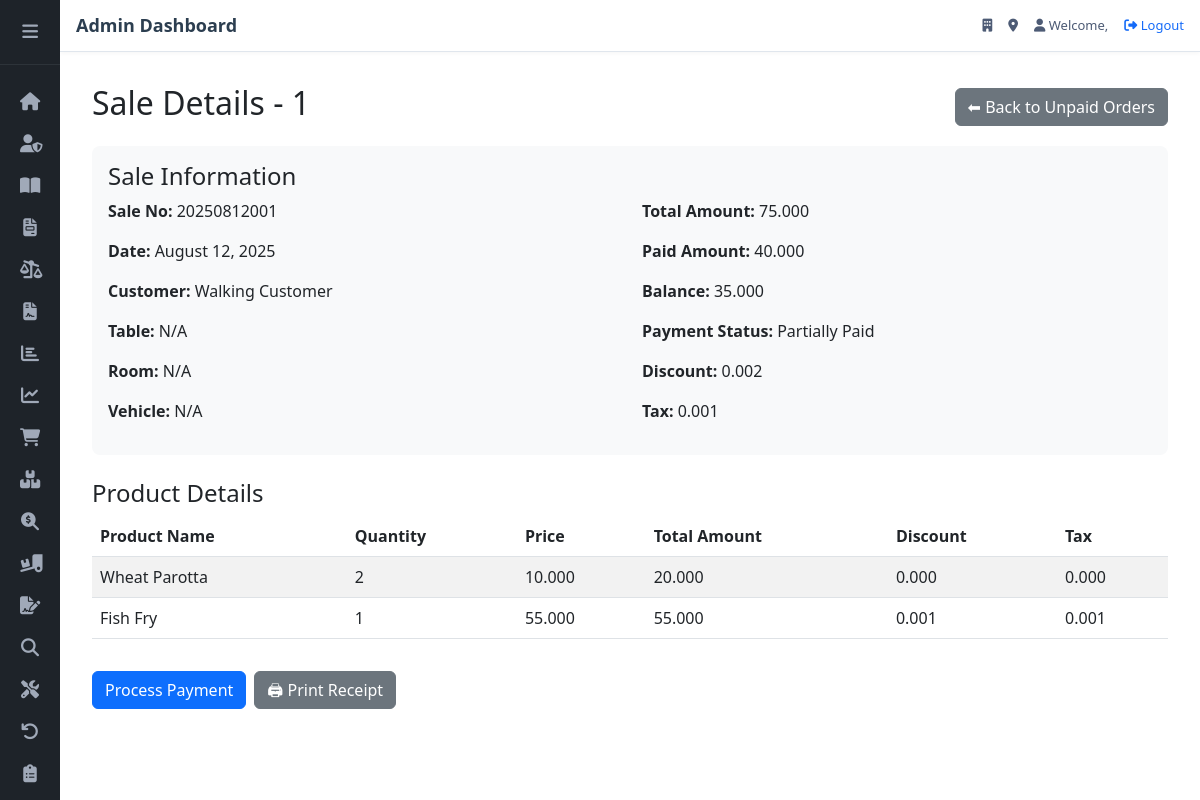
The app's page /sale_detail/182/ (signed in) with its own data.
### pos/models.py (models this page shows, shortened)
class SalesHeader(models.Model):
    sale_id = models.BigAutoField(primary_key=True)
    business_unit = models.ForeignKey('BusinessUnit', on_delete=models.CASCADE, db_column='business_unit_id')
    branch = models.ForeignKey('Branch', on_delete=models.CASCADE, db_column='branch_id', default=0)
    customer = models.ForeignKey('Customer', on_delete=models.CASCADE, db_column='customer_id')
    table = models.ForeignKey('Tables', on_delete=models.SET_NULL, null=True, blank=True, db_column='table_id')
    room = models.ForeignKey('Rooms', on_delete=models.SET_NULL, null=True, blank=True, db_column='room_id')
    vehicle = models.ForeignKey('Vehicle', on_delete=models.SET_NULL, null=True, blank=True, db_column='vehicle_id')
    sale_date = models.DateField(auto_now_add=True, null=False)
    sale_no = models.CharField(max_length=50, default='', null=False)
    total_amount = models.DecimalField(max_digits=22, decimal_places=3, default=0, null=False)
    payment_method = models.CharField(max_length=50, default='', null=False)
    discount_amount = models.DecimalField(max_digits=22, decimal_places=3, default=0, null=False)
    tax = models.DecimalField(max_digits=22, decimal_places=3, default=0, null=False)
    tax_amount = models.DecimalField(max_digits=22, decimal_places=3, default=0, null=False)
    service_type = models.CharField(max_length=50, default='', null=False)
    service_id = models.BigIntegerField(default=0, null=False)
    payment_status = models.CharField(max_length=10, default='Unpaid')
    create_dt = models.DateField(auto_now_add=True, null=False)
    create_tm = models.DateTimeField(auto_now_add=True, null=False)
    create_by = models.CharField(max_length=10, default='', null=False)
    create_remarks = models.CharField(max_length=200, default='', null=False)
    update_dt = models.DateField(default='1900-01-01', null=False)
    update_tm = models.DateField(default='1900-01-01', null=False)
    update_by = models.CharField(max_length=10, default='', blank=True)
    update_marks = models.CharField(max_length=200, default='', blank=True)
    class Meta:
        db_table = 'SALESHEADER'
    @property
    def daily_sale_no(self):
        if not self.sale_date:
            return "20250101001"
        if self.sale_no and self.sale_no.isdigit():
            seq_num = self.sale_no.zfill(3)
        else:
            earlier_sales = SalesHeader.objects.filter(
                sale_date=self.sale_date,
                sale_id__lt=self.sale_id if self.sale_id else 999999999
            ).count()
            seq_num = str(earlier_sales + 1).zfill(3)
        date_str = self.sale_date.strftime('%Y%m%d')
        return f"{date_str}{seq_num}"
    @property
    def get_sale_no(self):
        return self.daily_sale_no

class Customer(models.Model):
    customer_id = models.BigAutoField(primary_key=True)
    business_unit = models.ForeignKey(BusinessUnit, on_delete=models.CASCADE, db_column='business_unit_id')
    customer_name = models.CharField(max_length=150, null=False)
    phone_1 = models.BigIntegerField(default=0, null=False)
    phone_2 = models.BigIntegerField(default=0, null=False)
    email = models.CharField(max_length=50, default='', null=False)
    address = models.CharField(max_length=200, default='', null=False)
    create_dt = models.DateField(auto_now_add=True, null=False)
    create_tm = models.DateTimeField(auto_now_add=True, null=False)
    create_by = models.CharField(max_length=10, default='', null=False)
    create_remarks = models.CharField(max_length=200, default='', null=False)
    update_dt = models.DateField(default='1900-01-01', null=False)
    update_tm = models.DateField(default='1900-01-01', null=False)
    update_by = models.CharField(max_length=10, default='', blank=True)
    update_marks = models.CharField(max_length=200, default='', blank=True)
    class Meta:
        db_table = 'CUSTOMER'

class SalesLine(models.Model):
    sale_line_id = models.BigAutoField(primary_key=True)
    business_unit = models.ForeignKey(BusinessUnit, on_delete=models.CASCADE, db_column='business_unit_id')
    branch = models.ForeignKey(Branch, on_delete=models.CASCADE, db_column='branch_id', default=0)
    sale = models.ForeignKey(SalesHeader, on_delete=models.CASCADE, db_column='sale_id')
    customer = models.ForeignKey(Customer, on_delete=models.CASCADE, db_column='customer_id')
    product = models.ForeignKey(Products, on_delete=models.CASCADE, db_column='product_id')
    sale_date = models.DateField(auto_now_add=True, null=False)
    qty = models.BigIntegerField(default=0, null=False)
    price = models.DecimalField(max_digits=22, decimal_places=3, default=0, null=False)
    total_amount = models.DecimalField(max_digits=22, decimal_places=3, default=0, null=False)
    discount_amount = models.DecimalField(max_digits=22, decimal_places=3, default=0, null=False)
    tax = models.DecimalField(max_digits=22, decimal_places=3, default=0, null=False)
    tax_amount = models.DecimalField(max_digits=22, decimal_places=3, default=0, null=False)
    create_dt = models.DateField(auto_now_add=True, null=False)
    create_tm = models.DateTimeField(auto_now_add=True, null=False)
    create_by = models.CharField(max_length=10, default='', null=False)
    create_remarks = models.CharField(max_length=200, default='', null=False)
    update_dt = models.DateField(default='1900-01-01', null=False)
    update_tm = models.DateField(default='1900-01-01', null=False)
    update_by = models.CharField(max_length=10, default='', blank=True)
    update_marks = models.CharField(max_length=200, default='', blank=True)
    class Meta:
        db_table = 'SALESLINE'

class Products(models.Model):
    product_id = models.BigAutoField(primary_key=True)
    business_unit = models.ForeignKey(BusinessUnit, on_delete=models.CASCADE, db_column='business_unit_id')
    product_group = models.ForeignKey(ProductGroup, on_delete=models.CASCADE, db_column='product_group_id')
    product_category_id = models.CharField(max_length=50, default='', null=False)
    category = models.ForeignKey(
        Category,
        on_delete=models.SET_NULL,
        db_column='category_fk_id',
        limit_choices_to={'category_type': 'PRODUCT_TYPE'},
        related_name='products',
        null=True,
        blank=True
    )
    product_name = models.CharField(max_length=50, default='', null=False)
    product_image = models.ImageField(upload_to='products/images/', null=True, blank=True)
    product_price = models.DecimalField(max_digits=22, decimal_places=3, default=0, null=False)
    sale_price = models.DecimalField(max_digits=22, decimal_places=3, default=0, null=False)
    unit_cost = models.DecimalField(max_digits=22, decimal_places=3, default=0, null=False)
    discount = models.DecimalField(max_digits=22, decimal_places=3, default=0, null=False)
    tax = models.DecimalField(max_digits=22, decimal_places=3, default=0, null=False)
    stock = models.DecimalField(max_digits=22, decimal_places=3, default=0, null=False)
    flag_stock_out = models.CharField(max_length=1, default='', null=False)
    uom = models.CharField(max_length=10, default='', null=False)
    sku = models.CharField(max_length=50, default='', null=False)
    inv_class = models.CharField(max_length=1, default='', null=False)
    create_dt = models.DateField(auto_now_add=True, null=False)
    create_tm = models.DateTimeField(auto_now_add=True, null=False)
    create_by = models.CharField(max_length=10, default='', null=False)
    create_remarks = models.CharField(max_length=200, default='', null=False)
    update_dt = models.DateField(default='1900-01-01', null=False)
    update_tm = models.DateField(default='1900-01-01', null=False)
    update_by = models.CharField(max_length=10, default='', blank=True)
    update_marks = models.CharField(max_length=200, default='', blank=True)
    class Meta:
        db_table = 'PRODUCTS'

### pos/views.py (the view)
# urls.py: path('sale_detail/<int:sale_id>/', views.sale_detail, name='sale_detail'),
@login_required
def sale_detail(request, sale_id):
    try:
        sale = SalesHeader.objects.select_related(
            'customer', 'business_unit', 'branch', 'table', 'room', 'vehicle'
        ).get(sale_id=sale_id, business_unit_id=request.session.get('business_unit_id'))
        sale_lines = SalesLine.objects.select_related('product').filter(sale_id=sale_id)
        paid_amount, balance, payment_details = calculate_payment_details(sale)
        sale.paid_amount = paid_amount
        sale.balance = balance
        context = {
            'sale': sale,
            'sale_lines': sale_lines,
        }
        logger.debug(
            f"sale_detail - Sale {sale.sale_no}: "
            f"total_amount={sale.total_amount:.3f}, paid_amount={paid_amount:.3f}, "
            f"balance={balance:.3f}, items_count={sale_lines.count()}"
        )
        return render(request, 'sale_detail.html', context)
    except SalesHeader.DoesNotExist:
        logger.error(f"Sale with ID {sale_id} not found or unauthorized access.")
        messages.error(request, "Sale not found or you do not have access.")
        return redirect('sale_inquiry')
    except Exception as e:
        logger.error(f"Error in sale_detail: {str(e)}")
        messages.error(request, f"Error: {str(e)}")
        return redirect('sale_inquiry')

### pos/views.py (called while the page is built)
def login_required(view_func):
    @wraps(view_func)
    def wrapper(request, *args, **kwargs):
        missing_keys = []
        if 'saas_user_id' not in request.session:
            missing_keys.append('saas_user_id')
        if 'business_unit_id' not in request.session:
            missing_keys.append('business_unit_id')
        if 'branch_id' not in request.session:
            missing_keys.append('branch_id')
        if missing_keys:
            logger.warning(f"Access denied to {view_func.__name__}. Missing session keys: {missing_keys}")
            messages.error(request, f"Please log in and select a business unit and branch. Missing: {', '.join(missing_keys)}")
            return redirect('login')
        return view_func(request, *args, **kwargs)
    return wrapper

### pos/templates/sale_detail.html (shortened to what this page needs)
{% extends "base.html" %}
{% load static %}
{% block content %}
<head>
    <link href="https://cdn.jsdelivr.net/npm/bootstrap@5.3.0/dist/css/bootstrap.min.css" rel="stylesheet">
    <link rel="stylesheet" href="{% static 'images/css/sale_detail.css' %}">
</head>
<body>
    <div class="container">
        <div class="d-flex justify-content-between align-items-center mb-3 flex-wrap">
            <h2>Sale Details - {{ sale.sale_no }}</h2>
            <a href="{% url 'sale_inquiry' %}" class="btn btn-secondary mt-2 mt-md-0">⬅ Back to Unpaid Orders</a>
        </div>
        <div class="detail-section">
            <h4>Sale Information</h4>
            <div class="row">
                <div class="col-12 col-md-6">
                    <p><strong>Sale No:</strong> {{ sale.get_sale_no }}</p>
                    <p><strong>Date:</strong> {{ sale.sale_date|date:"F d, Y" }}</p>
                    <p><strong>Customer:</strong> {{ sale.customer.customer_name|default:"N/A" }}</p>
                    <p><strong>Table:</strong> {{ sale.table.table_name|default:"N/A" }}</p>
                    <p><strong>Room:</strong> {{ sale.room.room_name|default:"N/A" }}</p>
                    <p><strong>Vehicle:</strong> {{ sale.vehicle.vehicle_no|default:"N/A" }}</p>
                </div>
                <div class="col-12 col-md-6">
                    <p><strong>Total Amount:</strong> {{ sale.total_amount|floatformat:3 }}</p>
                    <p><strong>Paid Amount:</strong> {{ sale.paid_amount|floatformat:3|default:"0.000" }}</p>
                    <p><strong>Balance:</strong> {{ sale.balance|floatformat:3|default:sale.total_amount|floatformat:3 }}</p>
                    <p><strong>Payment Status:</strong> {{ sale.payment_status }}</p>
                    <p><strong>Discount:</strong> {{ sale.discount_amount|floatformat:3 }}</p>
                    <p><strong>Tax:</strong> {{ sale.tax_amount|floatformat:3 }}</p>
                </div>
            </div>
        </div>
        <h4>Product Details</h4>
        <div class="table-responsive">
            <table class="table table-striped">
                <thead>
                    <tr>
                        <th>Product Name</th>
                        <th>Quantity</th>
                        <th>Price</th>
                        <th>Total Amount</th>
                        <th>Discount</th>
                        <th>Tax</th>
                    </tr>
                </thead>
                <tbody>
                    {% for line in sale_lines %}
                    <tr>
                        <td>{{ line.product.product_name|default:"N/A" }}</td>
                        <td>{{ line.qty }}</td>
                        <td>{{ line.price|floatformat:3 }}</td>
                        <td>{{ line.total_amount|floatformat:3 }}</td>
                        <td>{{ line.discount_amount|floatformat:3 }}</td>
                        <td>{{ line.tax_amount|floatformat:3 }}</td>
                    </tr>
                    {% empty %}
                    <tr>
                        <td colspan="6">No products found for this sale.</td>
                    </tr>
                    {% endfor %}
                </tbody>
            </table>
        </div>
        <div class="d-flex gap-2 mt-3">
            {% if sale.payment_status != 'Paid' %}
                <a href="{% url 'process_payment' %}?sale_id={{ sale.sale_id }}" class="btn btn-primary">Process Payment</a>
            {% endif %}
            <button class="btn btn-secondary" onclick="printOrder('{{ sale.sale_id }}')">🖨 Print Receipt</button>
        </div>
    </div>
</body>
{% endblock content %}

### static/images/css/base.css (style rules this page uses)
* { margin: 0; padding: 0; box-sizing: border-box; font-family: 'Segoe UI', Tahoma, Geneva, Verdana, sans-serif; }
body { display: flex; height: 100vh; background-color: #f5f7fa; overflow: hidden; }

### static/images/css/sale_detail.css (style rules this page uses)
.container { max-width: 100%; padding: 0 1rem; margin: 1rem auto; }
.table-responsive { overflow-x: auto; -webkit-overflow-scrolling: touch; }
.table { width: 100%; table-layout: auto; border-collapse: collapse; min-width: 300px; }
.table th, .table td { vertical-align: middle; padding: 0.5rem; text-align: left; white-space: nowrap; }
.detail-section { background-color: #f8f9fa; padding: 1rem; border-radius: 0.5rem; margin-bottom: 1.5rem; }
.btn { white-space: nowrap; }

### records on screen
SalesHeader: sale_no "1", get_sale_no "20250812001", sale_date "August 12, 2025", customer.customer_name "Walking Customer", table.table_name "N/A", room.room_name "N/A", vehicle.vehicle_no "N/A", total_amount "75.000", paid_amount "40.000", balance "35.000", payment_status "Partially Paid", discount_amount "0.002", tax_amount "0.001"
SalesLine: product.product_name "Wheat Parotta", qty "2", price "10.000", total_amount "20.000", discount_amount "0.000", tax_amount "0.000"
SalesLine: product.product_name "Fish Fry", qty "1", price "55.000", total_amount "55.000", discount_amount "0.001", tax_amount "0.001"
